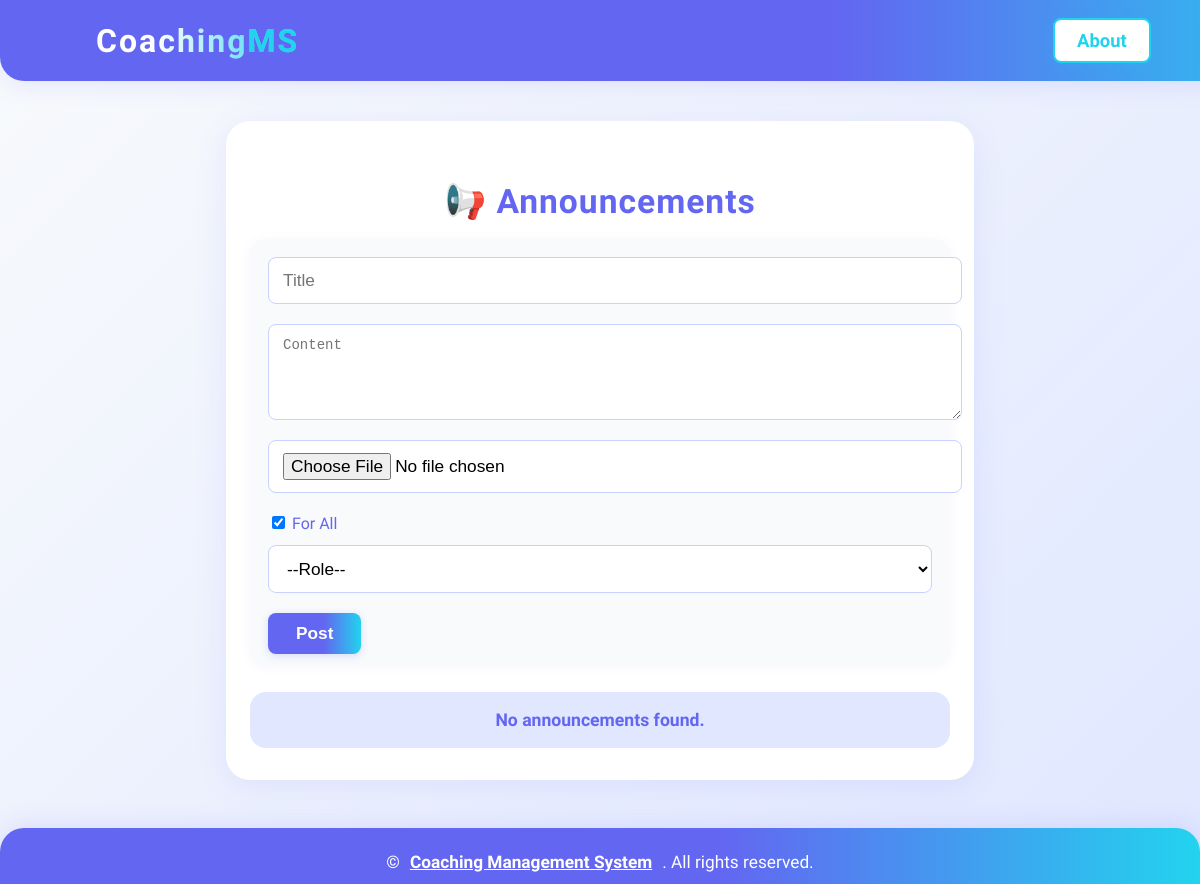
Page /announcements/ on the earlier database version.
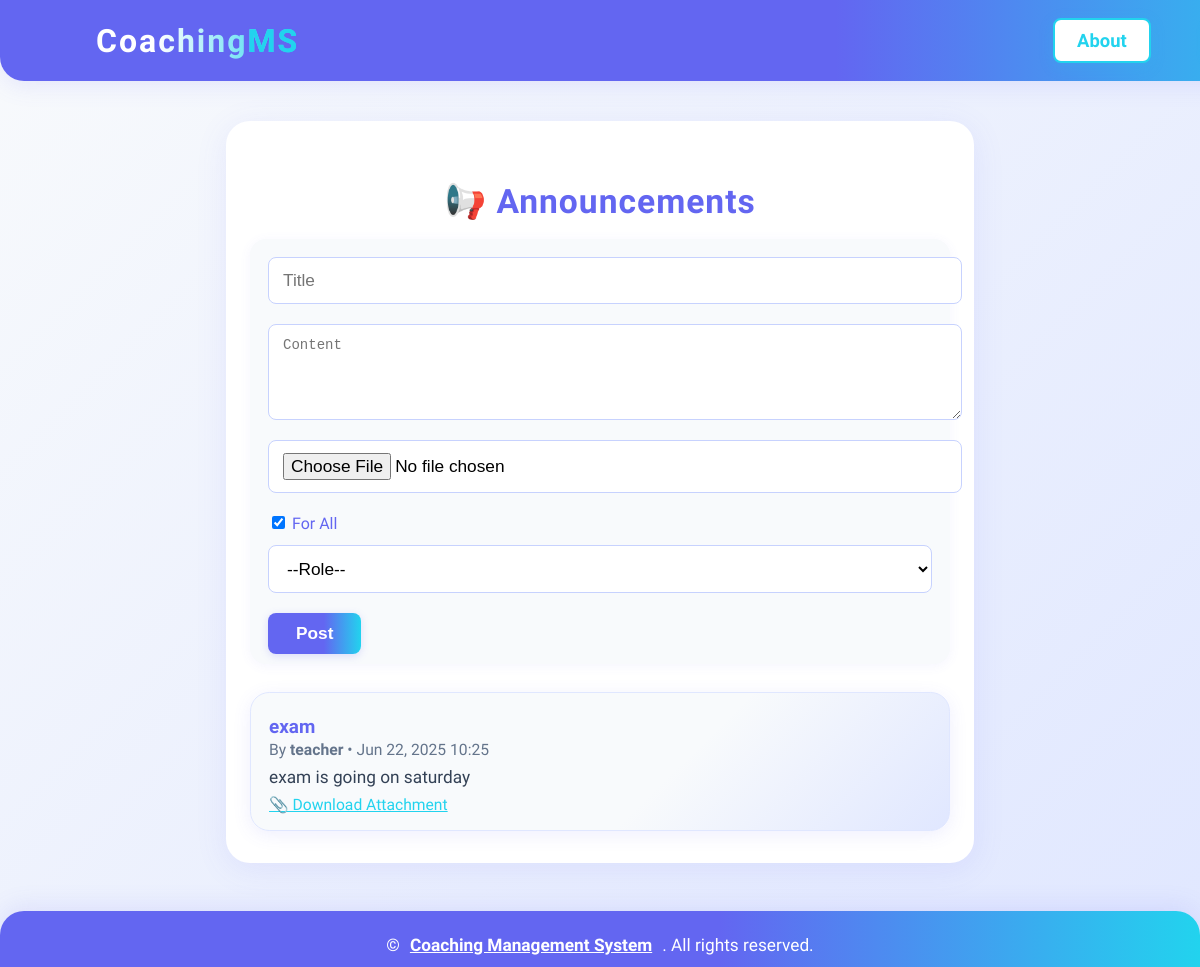
Same page on the later database version.
### coaching/models.py (models this page shows, shortened)
class Announcement(models.Model):
    title = models.CharField(max_length=200)
    content = models.TextField()
    file = models.FileField(upload_to='announcements/', null=True, blank=True)
    created_by = models.ForeignKey(User, on_delete=models.CASCADE)
    created_at = models.DateTimeField(auto_now_add=True)
    for_all = models.BooleanField(default=True)
    for_role = models.CharField(max_length=20, blank=True, choices=[('student','Student'),('teacher','Teacher'),('admin','Admin')])

### coaching/views.py (the view, shortened to what this page needs)
# urls.py: path('announcements/', views.announcements_view, name='announcements_view'),
def announcements_view(request):
    is_student = False
    if request.user.is_authenticated:
        for group in request.user.groups.all():
            if group.name.lower() == 'students':
                is_student = True
                break
    announcements = Announcement.objects.filter(for_all=True) | Announcement.objects.filter(for_role__in=[g.name.lower() for g in request.user.groups.all()])
    announcements = announcements.order_by('-created_at')
    return render(request, 'coaching/announcements.html', {'announcements': announcements, 'is_student': is_student})

### coaching/templates/coaching/announcements.html (shortened to what this page needs)
{% extends 'coaching/base.html' %}
{% block content %}
<div class="container announcement-container">
    <h1 class="announcement-title">📢 Announcements</h1>
    {% if not is_student %}
    <form method="post" enctype="multipart/form-data" class="announcement-form">
        <input type="text" name="title" placeholder="Title" required class="announcement-input">
        <textarea name="content" placeholder="Content" required class="announcement-textarea"></textarea>
        <input type="file" name="file" class="announcement-file">
        <div class="announcement-form-row">
            <label class="announcement-checkbox"><input type="checkbox" name="for_all" checked> For All</label>
            <select name="for_role" class="announcement-select">
                <option value="">--Role--</option>
            </select>
            <button type="submit" class="announcement-btn">Post</button>
        </div>
    </form>
    {% endif %}
    <div class="announcement-list">
        {% for a in announcements %}
        <div class="announcement-card">
            <div class="announcement-card-header">
                <div class="announcement-card-title">{{ a.title }}</div>
                <div class="announcement-card-meta">By <b>{{ a.created_by.username }}</b> • {{ a.created_at|date:"M d, Y H:i" }}</div>
            </div>
            <div class="announcement-card-content">{{ a.content }}</div>
            {% if a.file %}
            <div class="announcement-card-file"><a href="{{ a.file.url }}" target="_blank">📎 Download Attachment</a></div>
            {% endif %}
        </div>
        {% empty %}
        <div class="announcement-empty">No announcements found.</div>
        {% endfor %}
    </div>
</div>
{% endblock %}

### coaching/templates/coaching/base.html (shortened to what this page needs)
<!DOCTYPE html>
<html lang="en">
<head>
    <link rel="stylesheet" href="https://cdnjs.cloudflare.com/ajax/libs/font-awesome/6.4.2/css/all.min.css" />
</head>
<body>
    {% load custom_tags %}
    {% block navbar %}
    <nav class="navbar">
        <div class="navbar-inner" style="display:flex;align-items:center;justify-content:space-between;width:100%;gap:32px;flex-direction:row;">
            <a href="/" class="logo-text" style="text-decoration:none; margin: 0 32px 0 0; display: flex; align-items: center;">Coaching<span>MS</span></a>
            <div class="nav-links" style="display:flex;align-items:center;gap:24px;">
                <a href="{% url 'about' %}" class="cta {% if request.path == '/about/' %}active{% endif %}">About</a>
            </div>
        </div>
    </nav>
    {% endblock %}
    {% block content %}{% endblock %}
    <div class="footer" style="text-align:center; white-space:nowrap; overflow-x:auto; display:flex; justify-content:center; align-items:center; gap:6px; font-size:1.08em; background: linear-gradient(90deg, #6366f1 60%, #22d3ee 100%); color: #fff; padding: 24px 0 12px 0; margin-top: 48px; border-top-left-radius: 1.5rem; border-top-right-radius: 1.5rem; box-shadow: 0 -4px 24px rgba(99,102,241,0.13);">
        <span style="color:#fff;">&copy; {{ now|date:"Y" }}</span>
        <a href="{% url 'about' %}" style="color:#fff;text-decoration:underline;font-weight:600;white-space:nowrap; margin:0 4px;">Coaching Management System</a>
        <span style="color:#fff;">. All rights reserved.</span>
    </div>
</body>
</html>

### coaching/templates/coaching/base.html (style rules this page uses)
html, body { max-width: 100vw; overflow-x: hidden; }
body { font-family: 'Segoe UI', Tahoma, Geneva, Verdana, sans-serif; background: linear-gradient(135deg, #f8fafc 0%, #e0e7ff 100%); margin: 0; padding: 0; min-height: 100vh; }
.navbar { width: 100%; background: linear-gradient(90deg, #6366f1 60%, #22d3ee 100%); color: #fff; display: flex; flex-direction: row; align-items: center; justify-content: flex-start; padding: 18px 8vw; box-shadow: 0 4px 24px rgba(99,102,241,0.13); position: sticky; top: 0; z-index: 10; border-bottom-left-radius: 1.5rem; border-bottom-right-radius: 1.5rem; }
.navbar-inner { display: flex; align-items: center; justify-content: center; width: 100%; gap: 0; flex-direction: column; }
.logo-text { font-size: 2em; font-weight: bold; letter-spacing: 2px; background: linear-gradient(90deg, #fff 30%, #22d3ee 100%); -webkit-background-clip: text; -webkit-text-fill-color: transparent; background-clip: text; }
.logo-text span { color: #22d3ee; -webkit-text-fill-color: #22d3ee; }
.nav-links { display: flex; align-items: center; justify-content: center; gap: 12px; }
.nav-links a { color: #fff; text-decoration: none; margin-left: 28px; font-size: 1.15em; font-weight: 600; transition: background 0.2s, color 0.2s, box-shadow 0.2s; border-radius: 8px; padding: 10px 22px; box-shadow: 0 2px 8px rgba(34,211,238,0.08); }
.nav-links a:hover, .nav-links .cta { background: #fff; color: #6366f1; box-shadow: 0 4px 16px rgba(34,211,238,0.13); }
.nav-links .cta { position: static; z-index: 1; background: #fff; color: #22d3ee; font-weight: 700; border: 2px solid #22d3ee; }
.footer { background: linear-gradient(90deg, #6366f1 60%, #22d3ee 100%); color: #fff; padding: 40px 0 20px 0; margin-top: 48px; border-top-left-radius: 1.5rem; border-top-right-radius: 1.5rem; box-shadow: 0 -4px 24px rgba(99,102,241,0.13); }
.footer a { color: #fff; text-decoration: none; display: block; margin-bottom: 6px; }
body, .navbar, .footer, .card, .container { animation: fadeIn 0.7s cubic-bezier(.4,0,.2,1); }

### coaching/templates/coaching/announcements.html (style rules this page uses)
.announcement-container { max-width: 700px; margin: 40px auto 0 auto; background: #fff; border-radius: 1.5rem; box-shadow: 0 6px 32px rgba(99,102,241,0.10); padding: 38px 24px 32px 24px; }
.announcement-title { font-size: 2.1em; color: #6366f1; font-weight: 800; margin-bottom: 18px; letter-spacing: 1px; text-align: center; }
.announcement-form { display: flex; flex-direction: column; gap: 12px; background: #f8fafc; border-radius: 1rem; box-shadow: 0 2px 12px #6366f111; padding: 18px 18px 10px 18px; margin-bottom: 28px; }
.announcement-input, .announcement-textarea, .announcement-file, .announcement-select { width: 100%; padding: 12px 14px; border-radius: 8px; border: 1.5px solid #c7d2fe; font-size: 1.08em; background: #fff; margin-bottom: 8px; transition: border 0.2s; }
.announcement-textarea { min-height: 70px; resize: vertical; }
.announcement-form-row { display: flex; gap: 12px; align-items: center; flex-wrap: wrap; }
.announcement-checkbox { font-size: 1em; color: #6366f1; font-weight: 500; }
.announcement-btn { background: linear-gradient(90deg,#6366f1 60%,#22d3ee 100%); color: #fff; font-weight: 700; font-size: 1.08em; padding: 10px 28px; border: none; border-radius: 8px; box-shadow: 0 2px 8px #6366f133; transition: background 0.18s, box-shadow 0.18s; cursor: pointer; }
.announcement-list { display: flex; flex-direction: column; gap: 22px; }
.announcement-card { background: linear-gradient(135deg, #f8fafc 60%, #e0e7ff 100%); border-radius: 1.2rem; box-shadow: 0 4px 18px rgba(99,102,241,0.10); padding: 22px 18px 16px 18px; border: 1.5px solid #e0e7ff; transition: box-shadow 0.18s, border 0.18s; position: relative; }
.announcement-card-header { display: flex; flex-direction: column; gap: 2px; margin-bottom: 8px; }
.announcement-card-title { color: #6366f1; font-size: 1.18em; font-weight: 700; }
.announcement-card-meta { color: #64748b; font-size: 0.98em; }
.announcement-card-content { color: #334155; font-size: 1.08em; margin-bottom: 8px; white-space: pre-line; }
.announcement-card-file { margin-top: 6px; }
.announcement-card-file a { color: #22d3ee; text-decoration: underline; font-size: 0.98em; }

Differences in the rows shown:
added Announcement: title "exam", created_by.username "teacher", created_at "Jun 22, 2025 10:25", content "exam is going on saturday"
Other differences:
text no longer shown: "No announcements found."
